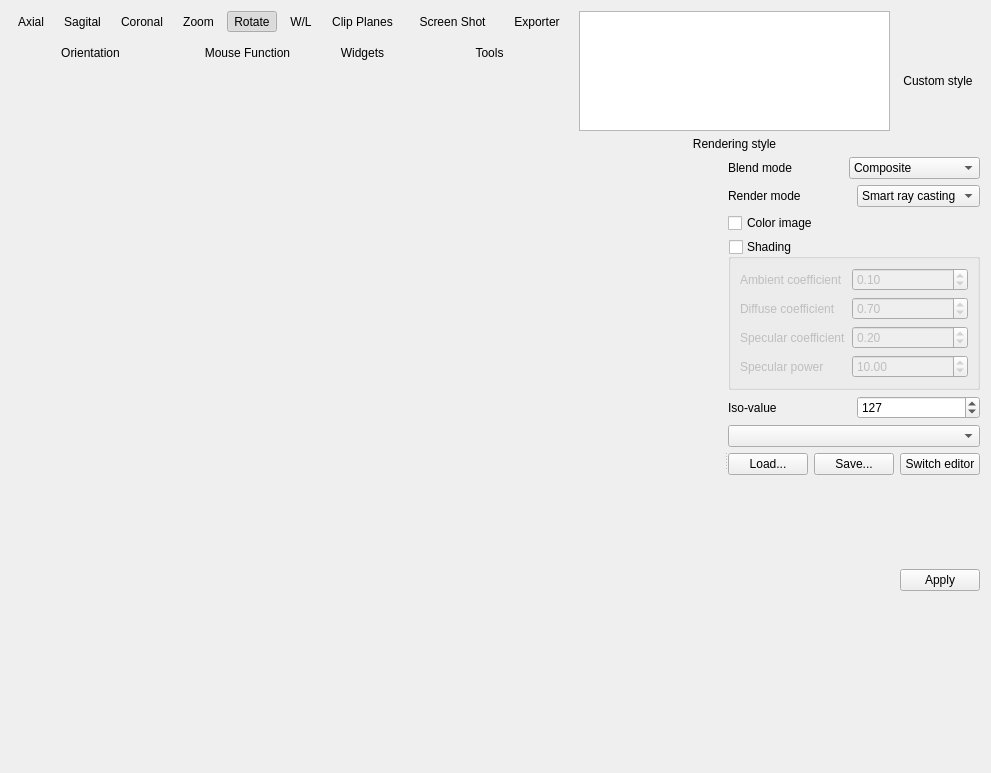
<?xml version="1.0" encoding="UTF-8"?>
<ui version="4.0">
 <class>Q3DViewerExtensionBase</class>
 <widget class="QWidget" name="Q3DViewerExtensionBase">
  <property name="geometry">
   <rect>
    <x>0</x>
    <y>0</y>
    <width>991</width>
    <height>773</height>
   </rect>
  </property>
  <layout class="QGridLayout">
   <item row="0" column="0">
    <layout class="QVBoxLayout">
     <property name="spacing">
      <number>14</number>
     </property>
     <property name="leftMargin">
      <number>0</number>
     </property>
     <property name="topMargin">
      <number>0</number>
     </property>
     <property name="rightMargin">
      <number>0</number>
     </property>
     <property name="bottomMargin">
      <number>0</number>
     </property>
     <item>
      <layout class="QHBoxLayout">
       <property name="spacing">
        <number>6</number>
       </property>
       <property name="leftMargin">
        <number>0</number>
       </property>
       <property name="topMargin">
        <number>0</number>
       </property>
       <property name="rightMargin">
        <number>0</number>
       </property>
       <property name="bottomMargin">
        <number>0</number>
       </property>
       <item>
        <widget class="QToolButton" name="m_axialOrientationButton">
         <property name="text">
          <string>Axial</string>
         </property>
         <property name="icon">
          <iconset resource="../../../main/themes/starviewer/starviewer.qrc">
           <normaloff>:/images/icons/axial.svg</normaloff>:/images/icons/axial.svg</iconset>
         </property>
         <property name="iconSize">
          <size>
           <width>32</width>
           <height>32</height>
          </size>
         </property>
         <property name="checkable">
          <bool>false</bool>
         </property>
         <property name="checked">
          <bool>false</bool>
         </property>
         <property name="toolButtonStyle">
          <enum>Qt::ToolButtonTextUnderIcon</enum>
         </property>
         <property name="autoRaise">
          <bool>true</bool>
         </property>
        </widget>
       </item>
       <item>
        <widget class="QToolButton" name="m_sagitalOrientationButton">
         <property name="text">
          <string>Sagital</string>
         </property>
         <property name="icon">
          <iconset resource="../../../main/themes/starviewer/starviewer.qrc">
           <normaloff>:/images/icons/sagittal.svg</normaloff>:/images/icons/sagittal.svg</iconset>
         </property>
         <property name="iconSize">
          <size>
           <width>32</width>
           <height>32</height>
          </size>
         </property>
         <property name="checkable">
          <bool>false</bool>
         </property>
         <property name="checked">
          <bool>false</bool>
         </property>
         <property name="toolButtonStyle">
          <enum>Qt::ToolButtonTextUnderIcon</enum>
         </property>
         <property name="autoRaise">
          <bool>true</bool>
         </property>
        </widget>
       </item>
       <item>
        <widget class="QToolButton" name="m_coronalOrientationButton">
         <property name="text">
          <string>Coronal</string>
         </property>
         <property name="icon">
          <iconset resource="../../../main/themes/starviewer/starviewer.qrc">
           <normaloff>:/images/icons/coronal.svg</normaloff>:/images/icons/coronal.svg</iconset>
         </property>
         <property name="iconSize">
          <size>
           <width>32</width>
           <height>32</height>
          </size>
         </property>
         <property name="checkable">
          <bool>false</bool>
         </property>
         <property name="checked">
          <bool>false</bool>
         </property>
         <property name="toolButtonStyle">
          <enum>Qt::ToolButtonTextUnderIcon</enum>
         </property>
         <property name="autoRaise">
          <bool>true</bool>
         </property>
        </widget>
       </item>
      </layout>
     </item>
     <item>
      <widget class="QLabel" name="label_2">
       <property name="sizePolicy">
        <sizepolicy hsizetype="Preferred" vsizetype="Fixed">
         <horstretch>0</horstretch>
         <verstretch>0</verstretch>
        </sizepolicy>
       </property>
       <property name="text">
        <string>Orientation</string>
       </property>
       <property name="alignment">
        <set>Qt::AlignCenter</set>
       </property>
      </widget>
     </item>
     <item>
      <spacer>
       <property name="orientation">
        <enum>Qt::Vertical</enum>
       </property>
       <property name="sizeType">
        <enum>QSizePolicy::Expanding</enum>
       </property>
       <property name="sizeHint" stdset="0">
        <size>
         <width>20</width>
         <height>20</height>
        </size>
       </property>
      </spacer>
     </item>
    </layout>
   </item>
   <item row="0" column="1">
    <layout class="QVBoxLayout">
     <property name="spacing">
      <number>14</number>
     </property>
     <property name="leftMargin">
      <number>0</number>
     </property>
     <property name="topMargin">
      <number>0</number>
     </property>
     <property name="rightMargin">
      <number>0</number>
     </property>
     <property name="bottomMargin">
      <number>0</number>
     </property>
     <item>
      <layout class="QHBoxLayout">
       <property name="spacing">
        <number>6</number>
       </property>
       <property name="leftMargin">
        <number>0</number>
       </property>
       <property name="topMargin">
        <number>0</number>
       </property>
       <property name="rightMargin">
        <number>0</number>
       </property>
       <property name="bottomMargin">
        <number>0</number>
       </property>
       <item>
        <widget class="QToolButton" name="m_zoomToolButton">
         <property name="text">
          <string>Zoom</string>
         </property>
         <property name="icon">
          <iconset resource="../../../main/themes/starviewer/starviewer.qrc">
           <normaloff>:/images/icons/edit-find.svg</normaloff>:/images/icons/edit-find.svg</iconset>
         </property>
         <property name="iconSize">
          <size>
           <width>32</width>
           <height>32</height>
          </size>
         </property>
         <property name="checkable">
          <bool>true</bool>
         </property>
         <property name="checked">
          <bool>false</bool>
         </property>
         <property name="toolButtonStyle">
          <enum>Qt::ToolButtonTextUnderIcon</enum>
         </property>
         <property name="autoRaise">
          <bool>true</bool>
         </property>
        </widget>
       </item>
       <item>
        <widget class="QToolButton" name="m_rotate3DToolButton">
         <property name="text">
          <string>Rotate</string>
         </property>
         <property name="icon">
          <iconset resource="../../../main/themes/starviewer/starviewer.qrc">
           <normaloff>:/images/icons/swivel.svg</normaloff>:/images/icons/swivel.svg</iconset>
         </property>
         <property name="iconSize">
          <size>
           <width>32</width>
           <height>32</height>
          </size>
         </property>
         <property name="checkable">
          <bool>true</bool>
         </property>
         <property name="checked">
          <bool>true</bool>
         </property>
         <property name="toolButtonStyle">
          <enum>Qt::ToolButtonTextUnderIcon</enum>
         </property>
         <property name="autoRaise">
          <bool>true</bool>
         </property>
        </widget>
       </item>
       <item>
        <widget class="QToolButton" name="m_windowLevelToolButton">
         <property name="text">
          <string>W/L</string>
         </property>
         <property name="icon">
          <iconset resource="../../../main/themes/starviewer/starviewer.qrc">
           <normaloff>:/images/icons/contrast.svg</normaloff>:/images/icons/contrast.svg</iconset>
         </property>
         <property name="iconSize">
          <size>
           <width>32</width>
           <height>32</height>
          </size>
         </property>
         <property name="checkable">
          <bool>true</bool>
         </property>
         <property name="toolButtonStyle">
          <enum>Qt::ToolButtonTextUnderIcon</enum>
         </property>
         <property name="autoRaise">
          <bool>true</bool>
         </property>
        </widget>
       </item>
      </layout>
     </item>
     <item>
      <widget class="QLabel" name="label_5">
       <property name="sizePolicy">
        <sizepolicy hsizetype="Preferred" vsizetype="Fixed">
         <horstretch>0</horstretch>
         <verstretch>0</verstretch>
        </sizepolicy>
       </property>
       <property name="text">
        <string>Mouse Function</string>
       </property>
       <property name="alignment">
        <set>Qt::AlignCenter</set>
       </property>
      </widget>
     </item>
     <item>
      <spacer>
       <property name="orientation">
        <enum>Qt::Vertical</enum>
       </property>
       <property name="sizeType">
        <enum>QSizePolicy::Expanding</enum>
       </property>
       <property name="sizeHint" stdset="0">
        <size>
         <width>20</width>
         <height>20</height>
        </size>
       </property>
      </spacer>
     </item>
    </layout>
   </item>
   <item row="0" column="2">
    <layout class="QVBoxLayout">
     <property name="spacing">
      <number>14</number>
     </property>
     <item>
      <widget class="QToolButton" name="m_clippingBoxToolButton">
       <property name="text">
        <string>Clip Planes</string>
       </property>
       <property name="icon">
        <iconset resource="../../../main/themes/starviewer/starviewer.qrc">
         <normaloff>:/images/icons/node.svg</normaloff>:/images/icons/node.svg</iconset>
       </property>
       <property name="iconSize">
        <size>
         <width>32</width>
         <height>32</height>
        </size>
       </property>
       <property name="checkable">
        <bool>true</bool>
       </property>
       <property name="toolButtonStyle">
        <enum>Qt::ToolButtonTextUnderIcon</enum>
       </property>
       <property name="autoRaise">
        <bool>true</bool>
       </property>
      </widget>
     </item>
     <item>
      <widget class="QLabel" name="label">
       <property name="sizePolicy">
        <sizepolicy hsizetype="Preferred" vsizetype="Fixed">
         <horstretch>0</horstretch>
         <verstretch>0</verstretch>
        </sizepolicy>
       </property>
       <property name="text">
        <string>Widgets</string>
       </property>
       <property name="alignment">
        <set>Qt::AlignCenter</set>
       </property>
      </widget>
     </item>
     <item>
      <spacer>
       <property name="orientation">
        <enum>Qt::Vertical</enum>
       </property>
       <property name="sizeType">
        <enum>QSizePolicy::Expanding</enum>
       </property>
       <property name="sizeHint" stdset="0">
        <size>
         <width>20</width>
         <height>20</height>
        </size>
       </property>
      </spacer>
     </item>
    </layout>
   </item>
   <item row="0" column="7">
    <layout class="QHBoxLayout">
     <property name="spacing">
      <number>6</number>
     </property>
     <property name="leftMargin">
      <number>0</number>
     </property>
     <property name="topMargin">
      <number>0</number>
     </property>
     <property name="rightMargin">
      <number>0</number>
     </property>
     <property name="bottomMargin">
      <number>0</number>
     </property>
     <item>
      <layout class="QVBoxLayout">
       <property name="spacing">
        <number>6</number>
       </property>
       <property name="leftMargin">
        <number>0</number>
       </property>
       <property name="topMargin">
        <number>0</number>
       </property>
       <property name="rightMargin">
        <number>0</number>
       </property>
       <property name="bottomMargin">
        <number>0</number>
       </property>
       <item>
        <widget class="QListView" name="m_renderingStyleListView">
         <property name="maximumSize">
          <size>
           <width>16777215</width>
           <height>120</height>
          </size>
         </property>
         <property name="editTriggers">
          <set>QAbstractItemView::NoEditTriggers</set>
         </property>
         <property name="iconSize">
          <size>
           <width>96</width>
           <height>96</height>
          </size>
         </property>
         <property name="movement">
          <enum>QListView::Static</enum>
         </property>
         <property name="resizeMode">
          <enum>QListView::Adjust</enum>
         </property>
         <property name="viewMode">
          <enum>QListView::IconMode</enum>
         </property>
         <property name="uniformItemSizes">
          <bool>true</bool>
         </property>
        </widget>
       </item>
       <item>
        <widget class="QLabel" name="label_3">
         <property name="sizePolicy">
          <sizepolicy hsizetype="Preferred" vsizetype="Fixed">
           <horstretch>0</horstretch>
           <verstretch>0</verstretch>
          </sizepolicy>
         </property>
         <property name="text">
          <string>Rendering style</string>
         </property>
         <property name="alignment">
          <set>Qt::AlignCenter</set>
         </property>
        </widget>
       </item>
      </layout>
     </item>
     <item>
      <widget class="QToolButton" name="m_customStyleToolButton">
       <property name="text">
        <string>Custom style</string>
       </property>
       <property name="icon">
        <iconset resource="../../../main/themes/starviewer/starviewer.qrc">
         <normaloff>:/images/icons/adjustrgb.svg</normaloff>:/images/icons/adjustrgb.svg</iconset>
       </property>
       <property name="iconSize">
        <size>
         <width>32</width>
         <height>32</height>
        </size>
       </property>
       <property name="checkable">
        <bool>true</bool>
       </property>
       <property name="toolButtonStyle">
        <enum>Qt::ToolButtonTextUnderIcon</enum>
       </property>
       <property name="autoRaise">
        <bool>true</bool>
       </property>
      </widget>
     </item>
    </layout>
   </item>
   <item row="1" column="0" colspan="8">
    <widget class="QSplitter" name="m_editorSplitter">
     <property name="sizePolicy">
      <sizepolicy hsizetype="Expanding" vsizetype="Preferred">
       <horstretch>0</horstretch>
       <verstretch>1</verstretch>
      </sizepolicy>
     </property>
     <property name="orientation">
      <enum>Qt::Horizontal</enum>
     </property>
     <property name="opaqueResize">
      <bool>false</bool>
     </property>
     <widget class="udg::Q3DViewer" name="m_3DView" native="true">
      <property name="sizePolicy">
       <sizepolicy hsizetype="Expanding" vsizetype="Expanding">
        <horstretch>1</horstretch>
        <verstretch>1</verstretch>
       </sizepolicy>
      </property>
     </widget>
     <widget class="QWidget" name="layoutWidget">
      <layout class="QVBoxLayout">
       <property name="spacing">
        <number>6</number>
       </property>
       <property name="leftMargin">
        <number>0</number>
       </property>
       <property name="topMargin">
        <number>0</number>
       </property>
       <property name="rightMargin">
        <number>0</number>
       </property>
       <property name="bottomMargin">
        <number>0</number>
       </property>
       <item>
        <layout class="QVBoxLayout" stretch="0,0,0">
         <property name="spacing">
          <number>6</number>
         </property>
         <property name="leftMargin">
          <number>0</number>
         </property>
         <property name="topMargin">
          <number>0</number>
         </property>
         <property name="rightMargin">
          <number>0</number>
         </property>
         <property name="bottomMargin">
          <number>0</number>
         </property>
         <item>
          <layout class="QHBoxLayout" name="horizontalLayout_2">
           <item>
            <widget class="QLabel" name="label_6">
             <property name="text">
              <string>Blend mode</string>
             </property>
            </widget>
           </item>
           <item>
            <widget class="QComboBox" name="m_blendModeComboBox">
             <item>
              <property name="text">
               <string>Composite</string>
              </property>
             </item>
             <item>
              <property name="text">
               <string>Maximum intensity</string>
              </property>
             </item>
             <item>
              <property name="text">
               <string>Minimum intensity</string>
              </property>
             </item>
             <item>
              <property name="text">
               <string>Average intensity</string>
              </property>
             </item>
             <item>
              <property name="text">
               <string>Additive</string>
              </property>
             </item>
             <item>
              <property name="text">
               <string>Isosurface</string>
              </property>
             </item>
            </widget>
           </item>
          </layout>
         </item>
         <item>
          <widget class="QWidget" name="m_rayCastingOptionsWidget" native="true">
           <layout class="QVBoxLayout" name="verticalLayout_3">
            <property name="spacing">
             <number>6</number>
            </property>
            <property name="leftMargin">
             <number>0</number>
            </property>
            <property name="topMargin">
             <number>0</number>
            </property>
            <property name="rightMargin">
             <number>0</number>
            </property>
            <property name="bottomMargin">
             <number>0</number>
            </property>
            <item>
             <widget class="QWidget" name="m_renderModeWidget" native="true">
              <layout class="QHBoxLayout" name="horizontalLayout_3">
               <property name="leftMargin">
                <number>0</number>
               </property>
               <property name="topMargin">
                <number>0</number>
               </property>
               <property name="rightMargin">
                <number>0</number>
               </property>
               <property name="bottomMargin">
                <number>0</number>
               </property>
               <item>
                <widget class="QLabel" name="label_7">
                 <property name="text">
                  <string>Render mode</string>
                 </property>
                </widget>
               </item>
               <item>
                <widget class="QComboBox" name="m_renderModeComboBox">
                 <item>
                  <property name="text">
                   <string>Smart ray casting</string>
                  </property>
                 </item>
                 <item>
                  <property name="text">
                   <string>CPU ray casting</string>
                  </property>
                 </item>
                 <item>
                  <property name="text">
                   <string>GPU ray casting</string>
                  </property>
                 </item>
                </widget>
               </item>
              </layout>
             </widget>
            </item>
            <item>
             <widget class="QCheckBox" name="m_colorImageCheckBox">
              <property name="text">
               <string>Color image</string>
              </property>
             </widget>
            </item>
            <item>
             <widget class="QGroupBox" name="m_shadingGroupBox">
              <property name="title">
               <string>Shading</string>
              </property>
              <property name="checkable">
               <bool>true</bool>
              </property>
              <property name="checked">
               <bool>false</bool>
              </property>
              <layout class="QFormLayout" name="formLayout">
               <item row="0" column="0">
                <widget class="QLabel" name="m_ambientCoefficientLabel">
                 <property name="text">
                  <string>Ambient coefficient</string>
                 </property>
                </widget>
               </item>
               <item row="0" column="1">
                <widget class="QDoubleSpinBox" name="m_ambientCoefficientDoubleSpinBox">
                 <property name="maximum">
                  <double>1.000000000000000</double>
                 </property>
                 <property name="singleStep">
                  <double>0.010000000000000</double>
                 </property>
                 <property name="value">
                  <double>0.100000000000000</double>
                 </property>
                </widget>
               </item>
               <item row="1" column="0">
                <widget class="QLabel" name="m_diffuseCoefficientLabel">
                 <property name="text">
                  <string>Diffuse coefficient</string>
                 </property>
                </widget>
               </item>
               <item row="1" column="1">
                <widget class="QDoubleSpinBox" name="m_diffuseCoefficientDoubleSpinBox">
                 <property name="maximum">
                  <double>1.000000000000000</double>
                 </property>
                 <property name="singleStep">
                  <double>0.010000000000000</double>
                 </property>
                 <property name="value">
                  <double>0.700000000000000</double>
                 </property>
                </widget>
               </item>
               <item row="2" column="0">
                <widget class="QLabel" name="m_specularCoefficientLabel">
                 <property name="text">
                  <string>Specular coefficient</string>
                 </property>
                </widget>
               </item>
               <item row="2" column="1">
                <widget class="QDoubleSpinBox" name="m_specularCoefficientDoubleSpinBox">
                 <property name="maximum">
                  <double>1.000000000000000</double>
                 </property>
                 <property name="singleStep">
                  <double>0.010000000000000</double>
                 </property>
                 <property name="value">
                  <double>0.200000000000000</double>
                 </property>
                </widget>
               </item>
               <item row="3" column="0">
                <widget class="QLabel" name="m_specularPowerLabel">
                 <property name="text">
                  <string>Specular power</string>
                 </property>
                </widget>
               </item>
               <item row="3" column="1">
                <widget class="QDoubleSpinBox" name="m_specularPowerDoubleSpinBox">
                 <property name="maximum">
                  <double>128.000000000000000</double>
                 </property>
                 <property name="value">
                  <double>10.000000000000000</double>
                 </property>
                </widget>
               </item>
              </layout>
             </widget>
            </item>
           </layout>
          </widget>
         </item>
         <item>
          <widget class="QWidget" name="m_isosurfaceOptionsWidget" native="true">
           <property name="sizePolicy">
            <sizepolicy hsizetype="Preferred" vsizetype="Maximum">
             <horstretch>0</horstretch>
             <verstretch>0</verstretch>
            </sizepolicy>
           </property>
           <layout class="QHBoxLayout">
            <property name="leftMargin">
             <number>0</number>
            </property>
            <property name="topMargin">
             <number>0</number>
            </property>
            <property name="rightMargin">
             <number>0</number>
            </property>
            <property name="bottomMargin">
             <number>0</number>
            </property>
            <item>
             <widget class="QLabel" name="m_isoValueLabel">
              <property name="text">
               <string>Iso-value</string>
              </property>
             </widget>
            </item>
            <item>
             <widget class="QSpinBox" name="m_isoValueSpinBox">
              <property name="maximum">
               <number>255</number>
              </property>
              <property name="value">
               <number>127</number>
              </property>
             </widget>
            </item>
           </layout>
          </widget>
         </item>
        </layout>
       </item>
       <item>
        <widget class="QWidget" name="m_transferFunctionsWidget" native="true">
         <layout class="QVBoxLayout" name="verticalLayout_4">
          <property name="spacing">
           <number>6</number>
          </property>
          <property name="leftMargin">
           <number>0</number>
          </property>
          <property name="topMargin">
           <number>0</number>
          </property>
          <property name="rightMargin">
           <number>0</number>
          </property>
          <property name="bottomMargin">
           <number>0</number>
          </property>
          <item>
           <widget class="QComboBox" name="m_clutPresetsComboBox"/>
          </item>
          <item>
           <layout class="QHBoxLayout">
            <property name="spacing">
             <number>6</number>
            </property>
            <property name="leftMargin">
             <number>0</number>
            </property>
            <property name="topMargin">
             <number>0</number>
            </property>
            <property name="rightMargin">
             <number>0</number>
            </property>
            <property name="bottomMargin">
             <number>0</number>
            </property>
            <item>
             <widget class="QPushButton" name="m_loadClutPushButton">
              <property name="toolTip">
               <string>Load transfer function</string>
              </property>
              <property name="text">
               <string>Load...</string>
              </property>
             </widget>
            </item>
            <item>
             <widget class="QPushButton" name="m_saveClutPushButton">
              <property name="toolTip">
               <string>Save transfer function</string>
              </property>
              <property name="text">
               <string>Save...</string>
              </property>
             </widget>
            </item>
            <item>
             <widget class="QPushButton" name="m_switchEditorPushButton">
              <property name="text">
               <string>Switch editor</string>
              </property>
             </widget>
            </item>
           </layout>
          </item>
          <item>
           <widget class="QStackedWidget" name="m_editorsStackedWidget">
            <property name="sizePolicy">
             <sizepolicy hsizetype="Preferred" vsizetype="Preferred">
              <horstretch>0</horstretch>
              <verstretch>1</verstretch>
             </sizepolicy>
            </property>
            <property name="currentIndex">
             <number>0</number>
            </property>
            <widget class="udg::QTransferFunctionEditorByGradient" name="m_gradientEditor"/>
            <widget class="udg::QTransferFunctionEditorByValues" name="m_editorByValues"/>
           </widget>
          </item>
          <item>
           <layout class="QHBoxLayout">
            <property name="spacing">
             <number>6</number>
            </property>
            <property name="leftMargin">
             <number>0</number>
            </property>
            <property name="topMargin">
             <number>0</number>
            </property>
            <property name="rightMargin">
             <number>0</number>
            </property>
            <property name="bottomMargin">
             <number>0</number>
            </property>
            <item>
             <spacer>
              <property name="orientation">
               <enum>Qt::Horizontal</enum>
              </property>
              <property name="sizeHint" stdset="0">
               <size>
                <width>40</width>
                <height>20</height>
               </size>
              </property>
             </spacer>
            </item>
            <item>
             <widget class="QPushButton" name="m_applyPushButton">
              <property name="text">
               <string>Apply</string>
              </property>
             </widget>
            </item>
           </layout>
          </item>
         </layout>
        </widget>
       </item>
       <item>
        <widget class="QWidget" name="m_noTransferFunctionsWidget" native="true">
         <property name="sizePolicy">
          <sizepolicy hsizetype="Preferred" vsizetype="Expanding">
           <horstretch>0</horstretch>
           <verstretch>0</verstretch>
          </sizepolicy>
         </property>
        </widget>
       </item>
      </layout>
     </widget>
    </widget>
   </item>
   <item row="0" column="4" colspan="2">
    <layout class="QVBoxLayout" name="verticalLayout">
     <property name="spacing">
      <number>14</number>
     </property>
     <property name="leftMargin">
      <number>0</number>
     </property>
     <property name="topMargin">
      <number>0</number>
     </property>
     <property name="rightMargin">
      <number>0</number>
     </property>
     <property name="bottomMargin">
      <number>0</number>
     </property>
     <item>
      <layout class="QHBoxLayout" name="horizontalLayout">
       <item>
        <widget class="QToolButton" name="m_screenShotToolButton">
         <property name="text">
          <string>Screen Shot</string>
         </property>
         <property name="icon">
          <iconset resource="../../../main/themes/starviewer/starviewer.qrc">
           <normaloff>:/images/icons/camera-photo.svg</normaloff>:/images/icons/camera-photo.svg</iconset>
         </property>
         <property name="iconSize">
          <size>
           <width>32</width>
           <height>32</height>
          </size>
         </property>
         <property name="toolButtonStyle">
          <enum>Qt::ToolButtonTextUnderIcon</enum>
         </property>
         <property name="autoRaise">
          <bool>true</bool>
         </property>
        </widget>
       </item>
       <item>
        <widget class="QToolButton" name="m_screenshotsExporterToolButton">
         <property name="text">
          <string>Exporter</string>
         </property>
         <property name="icon">
          <iconset resource="../../../main/themes/starviewer/starviewer.qrc">
           <normaloff>:/images/icons/upload-media.svg</normaloff>:/images/icons/upload-media.svg</iconset>
         </property>
         <property name="iconSize">
          <size>
           <width>32</width>
           <height>32</height>
          </size>
         </property>
         <property name="toolButtonStyle">
          <enum>Qt::ToolButtonTextUnderIcon</enum>
         </property>
         <property name="autoRaise">
          <bool>true</bool>
         </property>
        </widget>
       </item>
      </layout>
     </item>
     <item>
      <widget class="QLabel" name="label_4">
       <property name="text">
        <string>Tools</string>
       </property>
       <property name="alignment">
        <set>Qt::AlignCenter</set>
       </property>
      </widget>
     </item>
     <item>
      <spacer name="verticalSpacer">
       <property name="orientation">
        <enum>Qt::Vertical</enum>
       </property>
       <property name="sizeHint" stdset="0">
        <size>
         <width>20</width>
         <height>20</height>
        </size>
       </property>
      </spacer>
     </item>
    </layout>
   </item>
  </layout>
 </widget>
 <customwidgets>
  <customwidget>
   <class>udg::QTransferFunctionEditorByGradient</class>
   <extends>QWidget</extends>
   <header>qtransferfunctioneditorbygradient.h</header>
  </customwidget>
  <customwidget>
   <class>udg::QTransferFunctionEditorByValues</class>
   <extends>QWidget</extends>
   <header>qtransferfunctioneditorbyvalues.h</header>
  </customwidget>
  <customwidget>
   <class>udg::Q3DViewer</class>
   <extends>QWidget</extends>
   <header>q3dviewer.h</header>
  </customwidget>
 </customwidgets>
 <resources>
  <include location="../../../main/themes/starviewer/starviewer.qrc"/>
  <include location="../../../main/themes/starviewer/starviewer.qrc"/>
  <include location="../../../main/themes/starviewer/starviewer.qrc"/>
 </resources>
 <connections/>
</ui>
